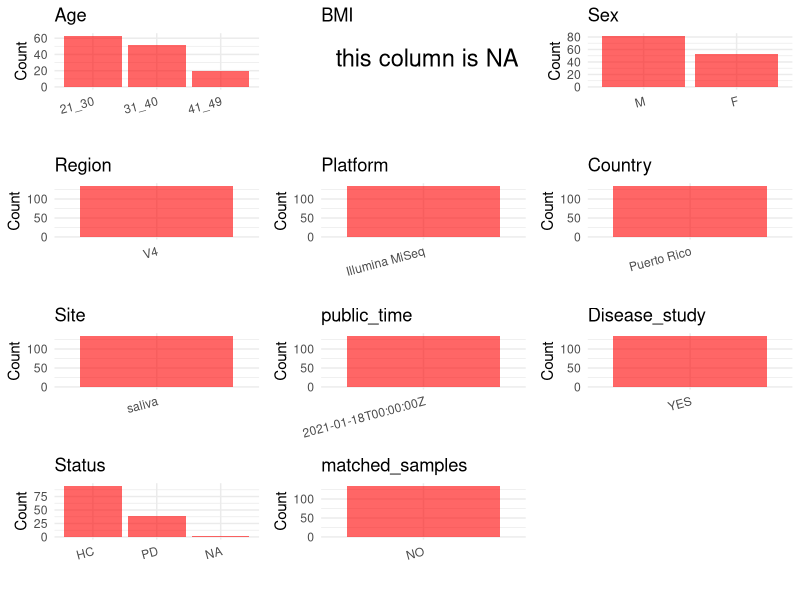

Generate this figure with R: (Note: this script raises an error after producing the figure.)
## ---- chunk 1
# Load necessary libraries
library(dplyr)
library(ggplot2)
library(cowplot)

# Set working directory (update this path to your local directory)
setwd("E:/bioproject/PRJEB42371")

# Read the initial metadata files
initial_meta <- read.csv("SraRunTable.csv", header = T) 

# Remove entries non-oral samples
initial_meta <- initial_meta %>%
  filter(target_gene..exp. != "ITS",
         env_material != "sterile water")

# Display the first few rows of the metadata
head(initial_meta)
## ---- chunk 2
# Create a uniform metadata dataframe
metadata <- data.frame(
  BioProject = initial_meta$BioProject,
  Run = initial_meta$Run,
  sample_name = initial_meta$host_subject_id,
  Age = initial_meta$age_category, 
  BMI = NA,  
  Sex = initial_meta$sex,
  Region = initial_meta$target_subfragment..exp.,
  Platform = initial_meta$Instrument,
  Country = initial_meta$COUNTRY,
  Site = initial_meta$env_material,
  public_time = initial_meta$ReleaseDate,
  Status = initial_meta$perio_4_categories,
  stringsAsFactors = FALSE
)

# Use abbreviations to indicate gender
metadata <- metadata %>%
  mutate(Sex = recode(Sex, "female" = "F", "male" = "M"))
## ---- chunk 3
# Add information obtained from the publication
metadata$PCR_primers <- "F:5'-GTGYCAGCMGCCGCGGTAA-3'; R:5'-GGACTACNVGGGTWTCTAAT-3'"
metadata$title <- "Ecological competition in the oral mycobiome of Hispanic adults living in Puerto Rico associates with periodontitis"
metadata$Disease_study <- "YES"
# Assign disease status based on sample_name patterns
metadata <- metadata %>%
  mutate(
    Status = case_when(
      Status %in% c("moderate", "mild", "severe") ~ "PD",
      Status == "no" ~ "HC",
      Status == "" ~ NA_character_,
      TRUE ~ Status
    )
  )

#extract subject id by remove prefix of sample_name
metadata$sample_name <- gsub("O", "", metadata$sample_name)

# Check initial data distribution
cat("Initial sample distribution:\n")
table(metadata$sample_name)
table(metadata$Site)

# Calculate sampling frequency per subject
sample_counts <- table(metadata$sample_name)
cat("\nNumber of samples per subject:\n")
print(sample_counts)

# Create matched_samples column
metadata$matched_samples <- ifelse(metadata$sample_name %in% names(sample_counts[sample_counts >= 2]), "YES", "NO")

cat("\nMatched samples distribution:\n")
table(metadata$matched_samples)

# Identify samples for removal: single samples excluding saliva and tongue coat
single_samples <- names(sample_counts[sample_counts == 1])
samples_to_remove <- metadata$sample_name %in% single_samples & 
                     !(metadata$Site %in% c("saliva", "tongue coat"))

cat("\nNumber of samples to be removed:", sum(samples_to_remove), "\n")

# Remove identified samples
metadata_clean <- metadata[!samples_to_remove, ]

cat("\nFinal sample distribution after cleaning:\n")
table(metadata_clean$sample_name)
table(metadata_clean$Site)
table(metadata_clean$matched_samples)

# Use cleaned dataset for subsequent analysis
metadata <- metadata_clean
## ---- chunk 4
# Check the number of unique runs and sample names
print(paste("Number of unique runs:", length(unique(metadata$Run))))
print(paste("Number of unique sample names:", length(unique(metadata$sample_name))))
## ---- chunk 5
# Select columns for visualization
plot_data <- metadata %>%
  select(-BioProject, -Run, -sample_name, -title)

# Function to create simple plots for each column
create_simple_plots <- function(data) {
  plots <- list()
  
  for (col in colnames(data)) {
    # Check if the column is all NA
    if (all(is.na(data[[col]]))) {
      # Create an empty plot with text indicating all NA
      p <- ggplot() +
        annotate("text", x = 0.5, y = 0.5, label = "this column is NA", size = 6) +
        labs(title = col) +
        theme_void()
    } else if (is.numeric(data[[col]])) {
      # Numeric variable: histogram
      p <- ggplot(data, aes(x = .data[[col]])) +
        geom_histogram(fill = "blue", alpha = 0.6, bins = 20, na.rm = TRUE) +
        labs(title = col) +
        theme_minimal()
    } else {
      # Categorical variable: bar plot (remove NA values)
      count_data <- as.data.frame(table(data[[col]], useNA = "ifany"))
      p <- ggplot(count_data, aes(x = reorder(Var1, -Freq), y = Freq)) +
        geom_col(fill = "red", alpha = 0.6) +
        labs(title = col, x = NULL, y = "Count") +
        theme_minimal() +
        theme(axis.text.x = element_text(angle = 15, hjust = 1))
    }
    plots[[col]] <- p
  }
  
  return(plots)
}

# Generate and arrange plots
plots <- create_simple_plots(plot_data)
p<-plot_grid(plots$Age, 
          plots$BMI, 
          plots$Sex, 
          plots$Region, 
          plots$Platform, 
          plots$Country, 
          plots$Site,
          plots$public_time, 
          plots$Disease_study,
          plots$Status,
          plots$matched_samples,# add 
          ncol = 3, align = "hv", axis = "lb")
ggsave("Metadata_Summary.png", plot = p, width = 8, height = 6, dpi = 150)
## ---- chunk 6
knitr::include_graphics("Metadata_Summary.png")
## ---- chunk 7
# Reorder columns to match the desired format
metadata <- metadata[, c(
  "BioProject", "Run", "sample_name", "Age", "BMI", "Sex", 
  "Region", "Platform", "Country", "Site", "public_time", 
  "PCR_primers", "title", "Disease_study", "Status", "matched_samples"
)]

# Export the uniform metadata to a CSV file
write.csv(metadata, file = "metadata.csv", quote = FALSE)
head(metadata)
